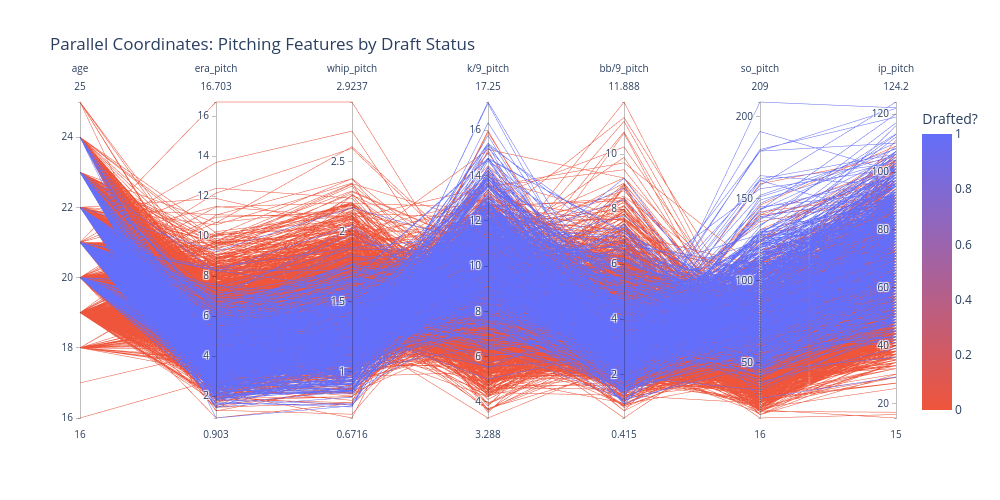

The cell this chart's notebook holds for it:
### Code cell
# Pick the features on the PCP axes
pcp_features = ['age', 'era_pitch', 'whip_pitch', 'k/9_pitch', 'bb/9_pitch', 'so_pitch', 'ip_pitch']

# Build a temporary df with those features + the target
pcp_df = df[pcp_features + ['Drafted?']].dropna()

fig = px.parallel_coordinates(
    pcp_df,
    color='Drafted?',
    dimensions=pcp_features,
    color_continuous_scale=['#EF553B', '#636EFA'],  # red = 0, blue = 1
    title='Parallel Coordinates: Pitching Features by Draft Status'
)

fig.update_layout(width=1000, height=500)
fig.show()

### Figure 1 — Plotly figure (JSON) as saved in the notebook; plotly's stock layout.template omitted (floating-point values rounded to 4 significant figures; data arrays with more than 128 entries replaced by an {"elided": "..."} marker saying what was removed)
{"data": [{"dimensions": [{"label": "age", "values": {"elided": "3073 int values"}}, {"label": "era_pitch", "values": {"elided": "3073 float values"}}, {"label": "whip_pitch", "values": {"elided": "3073 float values"}}, {"label": "k/9_pitch", "values": {"elided": "3073 float values"}}, {"label": "bb/9_pitch", "values": {"elided": "3073 float values"}}, {"label": "so_pitch", "values": {"elided": "3073 int values"}}, {"label": "ip_pitch", "values": {"elided": "3073 float values"}}], "domain": {"x": [0, 1], "y": [0, 1]}, "line": {"color": {"elided": "3073 int values"}, "coloraxis": "coloraxis"}, "name": "", "type": "parcoords"}], "layout": {"coloraxis": {"colorbar": {"title": {"text": "Drafted?"}}, "colorscale": [[0, "#EF553B"], [1, "#636EFA"]]}, "height": 500, "legend": {"tracegroupgap": 0}, "title": {"text": "Parallel Coordinates: Pitching Features by Draft Status"}, "width": 1000}}
